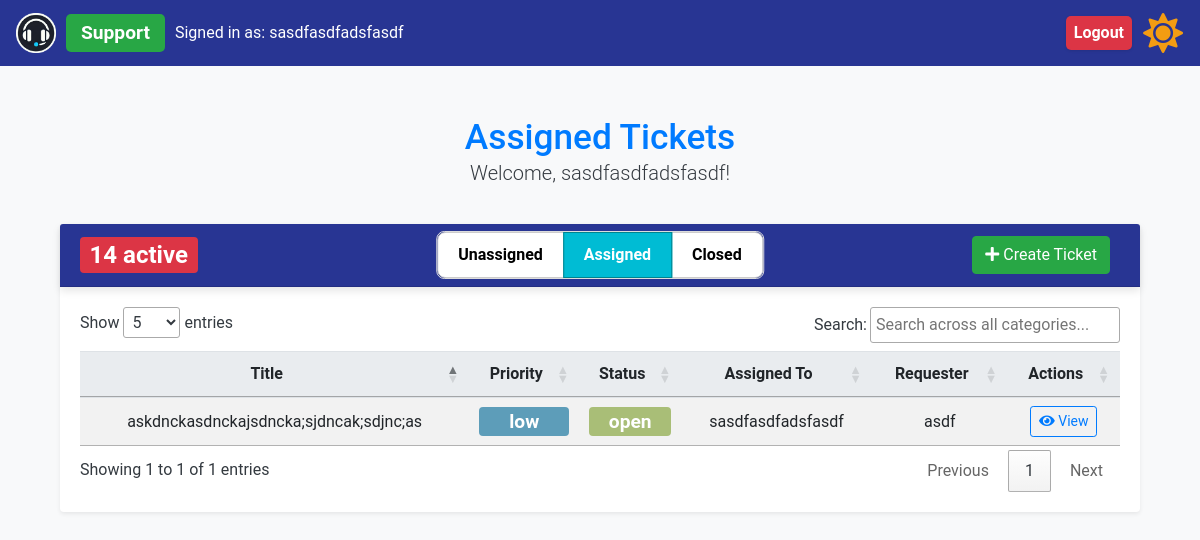
The page /assigned_tickets (signed in) on the database as committed earlier.
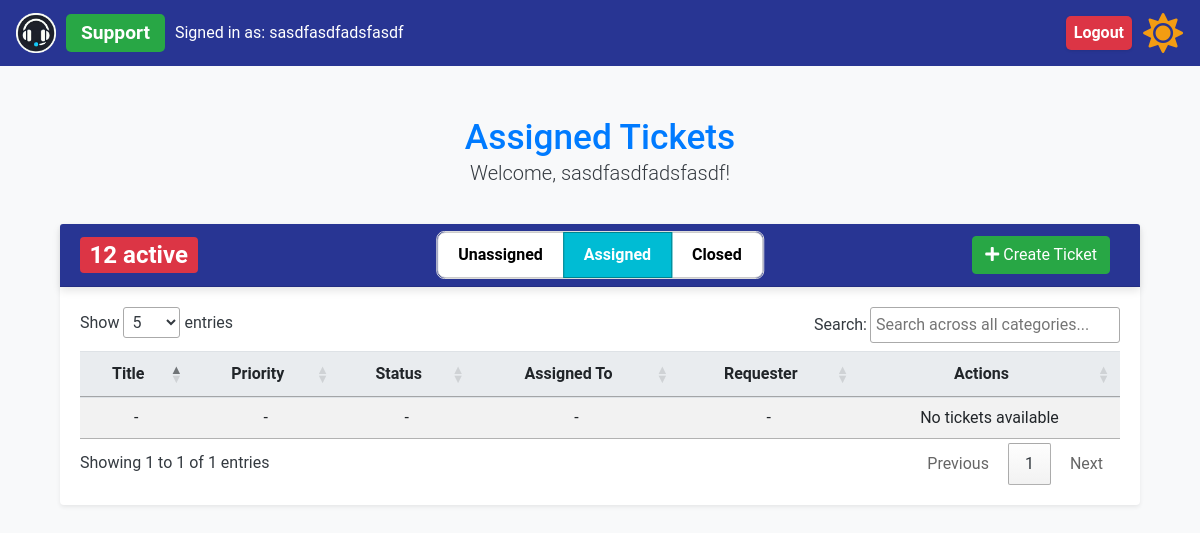
The same page on the database as committed later.
### app/models.py (models this page shows, shortened)
class Ticket(db.Model):
    id = db.Column(db.Integer, primary_key=True)
    title = db.Column(db.String(150), nullable=False)
    description = db.Column(db.Text, nullable=False)
    status = db.Column(db.String(50), nullable=False)
    priority = db.Column(db.String(50), nullable=False)
    created_at = db.Column(db.DateTime, default=lambda: datetime.now(timezone.utc))
    updated_at = db.Column(
        db.DateTime,
        default=lambda: datetime.now(timezone.utc),
        onupdate=lambda: datetime.now(timezone.utc),
    )
    assigned_to = db.Column(db.Integer, db.ForeignKey("user.id"))
    user_id = db.Column(db.Integer, db.ForeignKey("user.id"))
    creator = db.relationship(
        "User",
        foreign_keys=[user_id],
        back_populates="created_tickets",
        overlaps="assigned_tickets,comments",
    )
    assignee = db.relationship(
        "User",
        foreign_keys=[assigned_to],
        back_populates="assigned_tickets",
        overlaps="created_tickets,comments",
    )
    ticket_comments = db.relationship("Comment", back_populates="ticket")

class User(UserMixin, db.Model):
    id = db.Column(db.Integer, primary_key=True)
    name = db.Column(db.String(150), nullable=False)
    email = db.Column(db.String(150), unique=True, nullable=False)
    password_hash = db.Column(db.String(150), nullable=False)
    role = db.Column(db.String(50), nullable=False)
    created_tickets = db.relationship(
        "Ticket",
        foreign_keys="Ticket.user_id",
        back_populates="creator",
        overlaps="assigned_tickets,comments",
    )
    assigned_tickets = db.relationship(
        "Ticket",
        foreign_keys="Ticket.assigned_to",
        back_populates="assignee",
        overlaps="created_tickets,comments",
    )
    user_comments = db.relationship(
        "Comment", back_populates="commenter", overlaps="commenter,comments"
    )

### app/routes.py (the view)
@bp.route("/assigned_tickets", methods=["GET", "POST"])
@login_required
def assigned_tickets():
    if current_user.role != "support" and current_user.role != "admin":
        flash("Only support staff and admins can view this page.", "warning")
        return redirect(url_for("main.all_tickets"))
    if current_user.role == "support":
        assigned_tickets = (
            Ticket.query.filter_by(assigned_to=current_user.id)
            .filter(Ticket.status != "closed")
            .all()
        )
    else:
        assigned_tickets = (
            Ticket.query.filter(Ticket.assigned_to.isnot(None))
            .filter(Ticket.status != "closed")
            .all()
        )
    support_staff = User.query.filter_by(role="support").all()
    return render_template(
        "assigned_tickets.html",
        assigned_tickets=assigned_tickets,  # Ensure this matches the template variable
        support_staff=support_staff,
        view="assigned",  # Pass 'view' as 'assigned' to the template
    )

### app/__init__.py (called while the page is built)
def create_app(config=None):
    app = Flask(__name__, instance_relative_config=True)
    if config:
        app.config.from_object(config)
    else:
        app.config.from_pyfile("config.py")  # Default to development config
    db.init_app(app)
    login_manager.init_app(app)
    migrate.init_app(app, db)
    csrf.init_app(app)  # Initialize CSRF protection with the app
    moment.init_app(app)  # Initialize Flask-Moment with the app
    from .models import User  # Ensure User model is correctly defined
    @login_manager.user_loader
    def load_user(user_id):
        return User.query.get(int(user_id))
    from .routes import bp  # Ensure bp is defined as a Blueprint in routes.py
    app.register_blueprint(bp)
    return app

### app/templates/assigned_tickets.html (shortened to what this page needs)
{% extends "base.html" %} {% block content %}
<div class="container mt-5">
  <div class="row mb-2">
    <div class="col-12 text-center">
      <h2 class="text-primary mb-0">Assigned Tickets</h2>
      <p class="lead">Welcome, {{ current_user.name }}!</p>
    </div>
  </div>
  <div class="card shadow-sm">
    <div
      class="card-header bg-primary text-white d-flex justify-content-between align-items-center position-relative"
    >
      <div class="d-flex align-items-center">
        <span class="badge {{ badge_class }}">
          {{ open_tickets_count }} active
        </span>
      </div>
      <div class="toggle-buttons">
        <div
          class="btn-group toggle-group"
          role="group"
          aria-label="Ticket Status Toggle"
        >
          <a
            href="{{ url_for('main.unassigned_tickets') }}"
            class="btn btn-toggle {% if view == 'unassigned' %}active{% endif %}"
          >
            Unassigned
          </a>
          <a
            href="{{ url_for('main.assigned_tickets') }}"
            class="btn btn-toggle {% if view == 'assigned' %}active{% endif %}"
          >
            Assigned
          </a>
          <a
            href="{{ url_for('main.closed_tickets') }}"
            class="btn btn-toggle {% if view == 'closed' %}active{% endif %}"
          >
            Closed
          </a>
        </div>
      </div>
      <div class="ms-auto">
        <a
          class="btn btn-success"
          href="{{ url_for('main.create_ticket', referrer=request.path) }}"
        >
          <i class="fas fa-plus"></i> Create Ticket
        </a>
      </div>
    </div>
    <div class="card-body">
      <table id="tickets-table" class="table table-striped table-hover">
        <thead>
          <tr>
            <th class="text-center">Title</th>
            <th class="text-center">Priority</th>
            <th class="text-center">Status</th>
            <th class="text-center">Assigned To</th>
            <th class="text-center">Requester</th>
            <th class="text-center">Actions</th>
          </tr>
        </thead>
        <tbody>
          {% if assigned_tickets|length == 0 %}
          <tr>
            <td class="text-center">-</td>
            <td class="text-center">-</td>
            <td class="text-center">-</td>
            <td class="text-center">-</td>
            <td class="text-center">-</td>
            <td class="text-center">No tickets available</td>
          </tr>
          {% else %} {% for ticket in assigned_tickets %}
          <tr>
            <td class="text-center">{{ ticket.title }}</td>
            <td class="text-center">
              <span
                class="badge dashboard-badge priority-{{ ticket.priority }}"
              >
                {{ ticket.priority }}
              </span>
            </td>
            <td class="text-center">
              <span class="badge dashboard-badge status-{{ ticket.status }}">
                {{ ticket.status }}
              </span>
            </td>
            <td class="text-center">
              {{ ticket.assignee.name if ticket.assignee else 'Unassigned' }}
            </td>
            <td class="text-center">{{ ticket.creator.name }}</td>
            <td class="text-center">
              <a
                href="{{ url_for('main.ticket_details', ticket_id=ticket.id) }}"
                class="btn btn-outline-primary btn-sm"
              >
                <i class="fas fa-eye"></i> View
              </a>
            </td>
          </tr>
          {% endfor %} {% endif %}
        </tbody>
      </table>
    </div>
  </div>
</div>
{% endblock %}

Rows that differ between the two databases and show on the page:
removed Ticket: title "askdnckasdnckajsdncka;sjdncak;sdjnc;as", priority "low", status "open", assignee "sasdfasdfadsfasdf", creator.name "asdf"
Other text that changed with them:
{{ open_tickets_count }}: "14" → "12"
text now shown: "- - - - - No tickets available"
